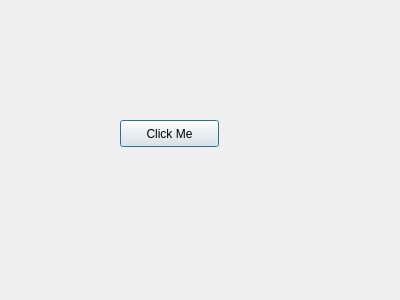
<?xml version="1.0" encoding="UTF-8"?>
<ui version="4.0">
 <class>Dialog</class>
 <widget class="QDialog" name="Dialog">
  <property name="geometry">
   <rect>
    <x>0</x>
    <y>0</y>
    <width>400</width>
    <height>300</height>
   </rect>
  </property>
  <property name="windowTitle">
   <string>Dialog</string>
  </property>
  <widget class="QPushButton" name="pushButton">
   <property name="geometry">
    <rect>
     <x>120</x>
     <y>120</y>
     <width>99</width>
     <height>27</height>
    </rect>
   </property>
   <property name="text">
    <string>Click Me</string>
   </property>
  </widget>
 </widget>
 <layoutdefault spacing="6" margin="11"/>
 <resources/>
 <connections/>
</ui>
